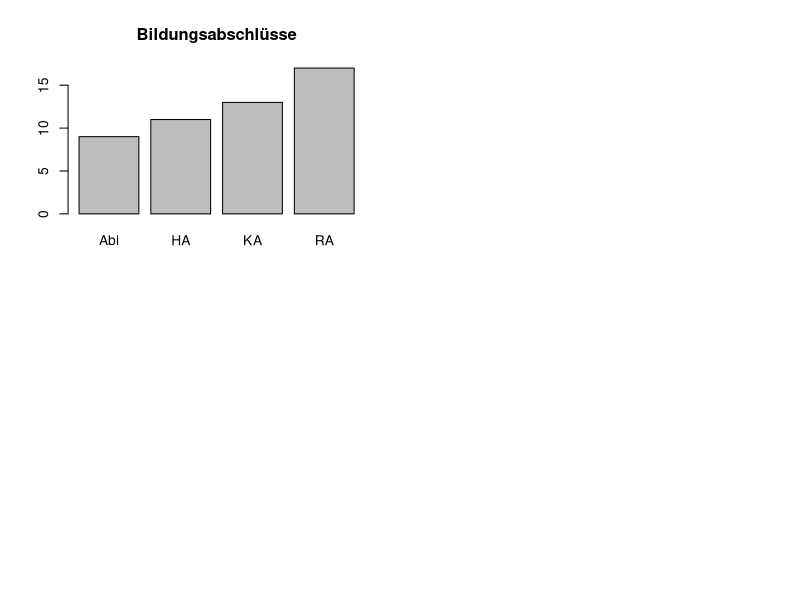

This chart was generated by the following R code:
# Funktionen-R-Skript 1


# Funktionen a, b, c: Alina, Hannah

# Funktion a) 
# Eine Funktion, die verschiedene geeignete deskriptive Statistiken für metrische 
# Variablen berechnet und ausgibt 

My_Plots <- function(x, main, plot = 0){
  # wenn plot = 0 werden alle Grafiken ausgegeben; mit plot = 1:4 kann man nur einen der vier Plots ansprechen
  # x = Daten
  # main = Überschrift für alle Plots 
  if(plot == 0){ 
    par(mfrow = c(2,2)) # vier Grafiken in einen Plot 
    # Die unterschiedlichen Grafiken 
    hist(x, main = main) 
    barplot(table(x), main = main)
    boxplot(x,horizontal = TRUE, main = main)
    plot(x, main = main) 
    par(mfrow = c(1,1)) #setze die parameter zurueck 
  }
  if(plot == 1){
    hist(x, main = main) 
  }
  if(plot == 2){
    barplot(table(x), main = main) 
  }
  if(plot == 3){
    plot(x, main = main) 
  }
  if(plot == 4){
    plot(x, main = main) 
  }
}


# Funktion b) 
# Eine Funktion, die verschiedene geeignete desktiptive Statistiken für 
# kategoriale Variablen berechnet und ausgibt 

S <- c("KA", "RA", "Abi", "HA") # Ein Datenbeispiel zum ausprobieren 
W <- sample(S, size = 50, replace = TRUE)

My_Plots_2 <- function(x, main){
  par(mfrow = c(2,2))
  # Ein Stabdiagramm
  barplot(table(x), main = main)
  # erstellt eine Vierfeldertafel 
  matrix(c(sum(x !="KA"),length(x)- sum(x !="KA"),
           sum(x == "RA" | x == "Abi")
           ,length(x)-sum(x == "RA" | x == "Abi")),
         nrow = 2, ncol = 2, byrow = TRUE, 
         dimnames = list(c("Schulabschluss", "mittlerer_Schulabschluss"), 
                         c("ja", "nein")))
}
My_Plots_2(W, main = "Bildungsabschlüsse")

# Macht nur zwei Visualisierungen



## c) 
#Eine Funktion, die geeignete deskriptive bivariate Statistiken fuer den Zusammenhang zwischen 
#zwei kategorialen Variablen berechnet ausgibt. 














# Funktionen  d, e, f: Maike, Julia



## d)

# Grundgeruest der Funktion fuer Zusammenhang zwischen einer metrischen und einer dichotomen Variable

# Es werden 2 Summaries der metrischen Variable ausgegeben, getrennt nach den beiden Auspraegungen der dichotomen Variable
# Eingabe: fuer "dich" muss eine dichotome, fuer "met" eine metrische Variable eingegeben werden
# "dich" und "met" sollten zwei Variablen sein, deren n-te Eintraege jeweils von derselben Person stammen

dichmetsummary <- function(dich, met){
  
  if(length(table(dich)) != 2){stop("dich muss eine dichotome Variable sein")} 
     #ueberprueft, ob "dich" genau zwei Auspraegungen hat
  
  if(!is.numeric(met)){stop("met muss eine metrische Variable sein")} 
     # ueberprueft, ob "met" eine metrische variable ist
  
  if(length(met) != length(dich)){stop("dich und met muessen gleiche Laenge haben")} 
     # uberprueft, ob "dich" und "met" die gleiche Laenge haben.


dichfact <- factor(dich, levels = c(names(table(dich))), labels = c(0, 1))
# Umwandlung der dichotomen variable in einen Factor
  
# die Summaries werden als 2-elementige Liste zurueckgegeben:
rgabe <- list(
  # Summary der metrischen Variable nach der ersten im table ausgefuehrten Auspraegung der dichotomen Variable
  summary(met[dichfact == 0]), 
  
  # Summary der metrischen Variable nach der zweiten im table ausgefuehrten Auspraegung der dichotomen Variable
  summary(met[dichfact == 1])
)


names(rgabe) <- c(names(table(dich))[1], names(table(dich))[2])
# zu jedem Listenelement wird hinzugefuegt, auf welcher Auspraegung der dichotomen Variable die Summary basiert

return(rgabe) # Ausgabe der beiden Summaries
  }








  
  
##f)

# es werden Visualisierungen fuer drei Variablen erstellt. Dabei werden zwei Variablen fuer die Achsen verwendet und die dritte durch unterschiedliche
# Farben gezeigt. Die Positionen der drei Variablen sind dabei fest gewaehlt. Man kann nur unterscheiden welche drei von Mathe_Int, Prog_Int, Studienfach und
# Mathe_LK man gleichzeitig angezeigt werden sollen. Genutzt wird dabei das Paket "ggplot2". 


# noch nicht fertige Funktion, jedoch die Visualisierung fuer 3 Variablen

# muss vorher geladen
install.packages("ggplot2")
library(ggplot2)

Visual_data <- function(data = data, n = 3, Int_Mathe = TRUE, Int_Prog = TRUE, data_Studiengang = TRUE, MatheLK = FALSE){   # n steht dafuer, wie viele Variablen genutzt werden, moeglich sind 3 oder 4
  if(n == 3 & Int_Mathe == TRUE & Int_Prog == TRUE & data_Studiengang == TRUE & MatheLK == FALSE){
    print(ggplot(data,                                                                          # ggplot wird vom Datensatz erstellt
           aes(y = factor(Mathe_Int,                                                      # Interesse für Mathe auf y-Achse
                          labels = c("sehr geringes Interesse = 1",                       # Beschriftung für die Punkte
                                     "2", "3", "4", "5", "6",
                                     "sehr hohes Interesse = 7")), 
               x = Prog_Int,                                                              # auf die x-Achse kommt Interesse für Programmieren
               color = Studienfach)) +                                                    # es wird farblich nach Studienfach unterschieden
      geom_jitter(alpha = 1,                                                              # Farbstaerke und Groesse der Punkte im Gitter
                  size = 1.5) + 
      labs(title = "Interesse nach Studienfach",                                          # Die jeweiligen Achsen werden beschriftet
           x = "Interesse an Programmiern", 
           y = "Interesse an Mathe", las = 1) )
  }
  if(n == 3 & Int_Mathe == TRUE & Int_Prog == TRUE & data_Studiengang == FALSE & MatheLK == TRUE){
    print( ggplot(data,                                                                          # ggplot wird vom Datensatz erstellt
           aes(y = factor(Mathe_Int,                                                      # Interesse für Mathe auf y-Achse
                          labels = c("sehr geringes Interesse = 1",                       # Beschriftung für die Punkte
                                     "2", "3", "4", "5", "6",
                                     "sehr hohes Interesse = 7")), 
               x = Prog_Int,                                                              # auf die x-Achse kommt Interesse für Programmieren
               color = Mathe_LK)) +                                                    # es wird farblich nach Mathe LK unterschieden
      geom_jitter(alpha = 1,                                                              # Farbstaerke und Groesse der Punkte im Gitter
                  size = 1.5) + 
      labs(title = "Interesse nach Mathe LK",                                          # Die jeweiligen Achsen werden beschriftet
           x = "Interesse an Programmiern", 
           y = "Interesse an Mathe", las = 1) )
  }
  if(n == 3 & Int_Mathe == TRUE & Int_Prog == FALSE & data_Studiengang == TRUE & MatheLK == TRUE){
    print( ggplot(data,                                                                          # ggplot wird vom Datensatz erstellt
           aes(y = factor(Mathe_Int,                                                      # Interesse für Mathe auf y-Achse
                          labels = c("sehr geringes Interesse = 1",                       # Beschriftung für die Punkte
                                     "2", "3", "4", "5", "6",
                                     "sehr hohes Interesse = 7")), 
               x = Studienfach,                                                              # auf die x-Achse kommt das Studienfach
               color = Mathe_LK)) +                                                    # es wird farblich nach Mathe LK unterschieden
      geom_jitter(alpha = 1,                                                              # Farbstaerke und Groesse der Punkte im Gitter
                  size = 1.5) + 
      labs(title = "Mathe LK nach Studenfach und Int. Mathe",                                          # Die jeweiligen Achsen werden beschriftet
           x = "Studienfach", 
           y = "Interesse an Mathe", las = 1))
  }
  if(n == 3 & Int_Mathe == FALSE & Int_Prog == TRUE & data_Studiengang == TRUE & MatheLK == TRUE){
    print(ggplot(data,                                                                          # ggplot wird vom Datensatz erstellt
           aes(y = factor(Prog_Int,                                                      # Interesse für Programmieren auf y-Achse
                          labels = c("sehr geringes Interesse = 1",                       # Beschriftung für die Punkte
                                     "2", "3", "4", "5", "6",
                                     "sehr hohes Interesse = 7")), 
               x = Studienfach,                                                              # auf die x-Achse kommt das Studienfach
               color = Mathe_LK)) +                                                    # es wird farblich nach Mathe LK unterschieden
      geom_jitter(alpha = 1,                                                              # Farbstaerke und Groesse der Punkte im Gitter
                  size = 1.5) + 
      labs(title = "Mathe LK bei Studienfach und Int. Programmieren",                                          # Die jeweiligen Achsen werden beschriftet
           x = "Studienfach", 
           y = "Interesse an Programmieren", las = 1) )
  }
  if(n==4 & Int_Mathe == TRUE & Int_Prog == TRUE & data_Studiengang == TRUE & MatheLK == TRUE){
    # Hier muss der Code fuer vier Variablen rein
  }
# Hier werden die Warnings geschrieben, falls die Variablen unzulaessig sind  
  
  # bei den Fall das n=4 ist, wird eine Warnung gegeben, falls nicht alle vier Folgevariablen TRUE gesetzt wurden
  if(n == 4 & !(Int_Mathe == TRUE & Int_Prog == TRUE & data_Studiengang == TRUE & MatheLK == TRUE )){    
    warning("Bei n=4 muessen alle vier Variablen auf TRUE gesetzt werden")
  }
  # bei den Fall das n=3 ist:
  # falls vier statt drei Variablen TRUE gesetzt wurden
  if(n == 3 & Int_Mathe == TRUE & Int_Prog == TRUE & data_Studiengang == TRUE & MatheLK == TRUE){
    warning("Bei n=3 duerfen nur drei Variablen TRUE sein")
  }
  # falls zu wenig Variablen TRUE gesetzt wurden
  if(n== 3 & (Int_Mathe == FALSE & Int_Prog == FALSE & data_Studiengang == TRUE & MatheLK == TRUE | Int_Mathe == FALSE & Int_Prog == TRUE & data_Studiengang == FALSE & MatheLK == TRUE |
              Int_Mathe == FALSE & Int_Prog == TRUE & data_Studiengang == TRUE & MatheLK == FALSE | Int_Mathe == TRUE & Int_Prog == FALSE & data_Studiengang == FALSE & MatheLK == TRUE | 
              Int_Mathe == TRUE & Int_Prog == FALSE & data_Studiengang == TRUE & MatheLK == FALSE | Int_Mathe == TRUE & Int_Prog == TRUE & data_Studiengang == FALSE & MatheLK == FALSE |
              Int_Mathe == FALSE & Int_Prog == FALSE & data_Studiengang == FALSE & MatheLK == FALSE | Int_Mathe == FALSE & Int_Prog == FALSE & data_Studiengang == FALSE & MatheLK == TRUE |
              Int_Mathe == FALSE & Int_Prog == FALSE & data_Studiengang == TRUE & MatheLK == FALSE | Int_Mathe == FALSE & Int_Prog == TRUE & data_Studiengang == FALSE & MatheLK == FALSE |
              Int_Mathe == TRUE & Int_Prog == FALSE & data_Studiengang == FALSE & MatheLK == FALSE )){
    warning("Bei n=3 muessen genau drei Variablen TRUE sein")
  }
  
  # falls das n selbst unzulaessig ist
  if(n != 3 & n!= 4){
    warning("Das n ist unzulaessig. Es wird nur n=3 oder n=4 angenommen")
  }
 }
